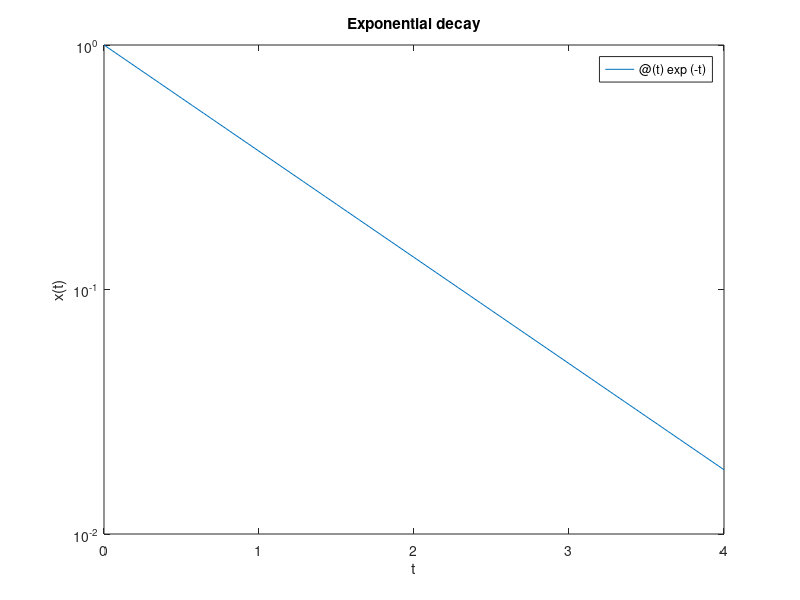

MATLAB code to generate this figure: (Note: this script raises an error after producing the figure.)

      close all
      
  x = @(t) exp(-t);
  fplot(x,[0,4]), set(gca,'yscale','log')
  xlabel('t'), ylabel('x(t)')
  title('Exponential decay')

      if length(get(0,'children')) > 0
        set(gcf,'paperpos',[0 0 5 2.75])
        print -dsvg fo_intro_const_decay.svg
      end
      
      